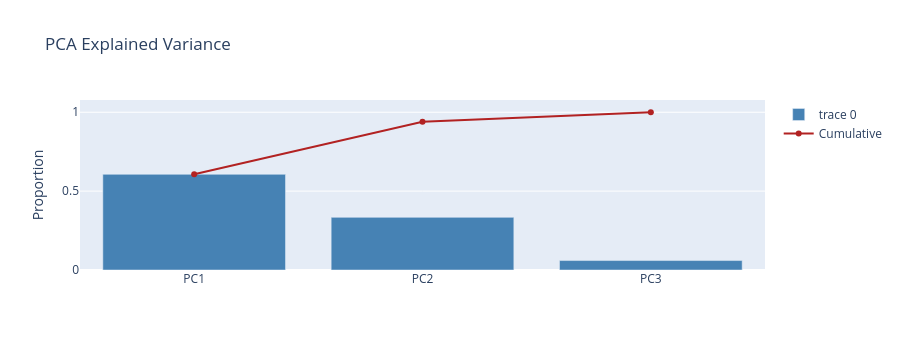
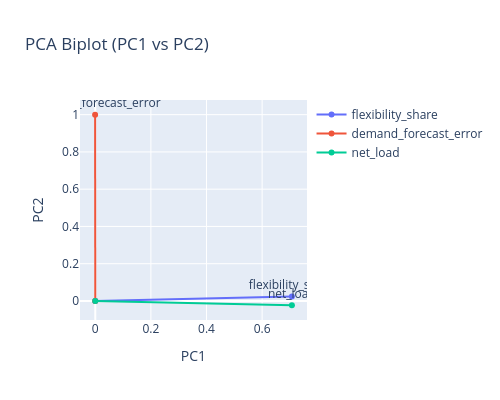

The code cell stored with these charts, in order, in its notebook:
### Markdown cell above
## 2. PCA Explained Variance & Biplot

### Code cell
ev = fit.pca.explained_variance_ratio_
fig = go.Figure()
fig.add_trace(go.Bar(x=[f"PC{i+1}" for i in range(3)], y=ev, marker_color="steelblue"))
fig.add_trace(go.Scatter(
    x=[f"PC{i+1}" for i in range(3)], y=np.cumsum(ev),
    mode="lines+markers", name="Cumulative", line=dict(color="firebrick"),
))
fig.update_layout(title="PCA Explained Variance", yaxis_title="Proportion", height=350)
fig.show()

# Biplot: loadings
loadings = fit.pca.components_[:2].T  # (3 factors × 2 PCs)
fig2 = go.Figure()
for i, name in enumerate(factor_cols):
    fig2.add_trace(go.Scatter(
        x=[0, loadings[i, 0]], y=[0, loadings[i, 1]],
        mode="lines+markers+text", text=["", name],
        textposition="top center", name=name,
    ))
fig2.update_layout(title="PCA Biplot (PC1 vs PC2)", xaxis_title="PC1", yaxis_title="PC2",
                   height=400, width=500)
fig2.show()

### Figure 1 — Plotly figure (JSON) as saved in the notebook; plotly's stock layout.template omitted (floating-point values rounded to 4 significant figures)
{"data": [{"marker": {"color": "steelblue"}, "type": "bar", "x": ["PC1", "PC2", "PC3"], "y": [0.6064, 0.3336, 0.05999]}, {"line": {"color": "firebrick"}, "mode": "lines+markers", "name": "Cumulative", "type": "scatter", "x": ["PC1", "PC2", "PC3"], "y": [0.6064, 0.94, 1.0]}], "layout": {"height": 350, "title": {"text": "PCA Explained Variance"}, "yaxis": {"title": {"text": "Proportion"}}}}

### Figure 2 — Plotly figure (JSON) as saved in the notebook; plotly's stock layout.template omitted (floating-point values rounded to 4 significant figures)
{"data": [{"mode": "lines+markers+text", "name": "flexibility_share", "text": ["", "flexibility_share"], "textposition": "top center", "type": "scatter", "x": [0, 0.7071], "y": [0, 0.02389]}, {"mode": "lines+markers+text", "name": "demand_forecast_error", "text": ["", "demand_forecast_error"], "textposition": "top center", "type": "scatter", "x": [0, -0.0006547], "y": [0, 0.9995]}, {"mode": "lines+markers+text", "name": "net_load", "text": ["", "net_load"], "textposition": "top center", "type": "scatter", "x": [0, 0.7071], "y": [0, -0.02297]}], "layout": {"height": 400, "title": {"text": "PCA Biplot (PC1 vs PC2)"}, "width": 500, "xaxis": {"title": {"text": "PC1"}}, "yaxis": {"title": {"text": "PC2"}}}}
